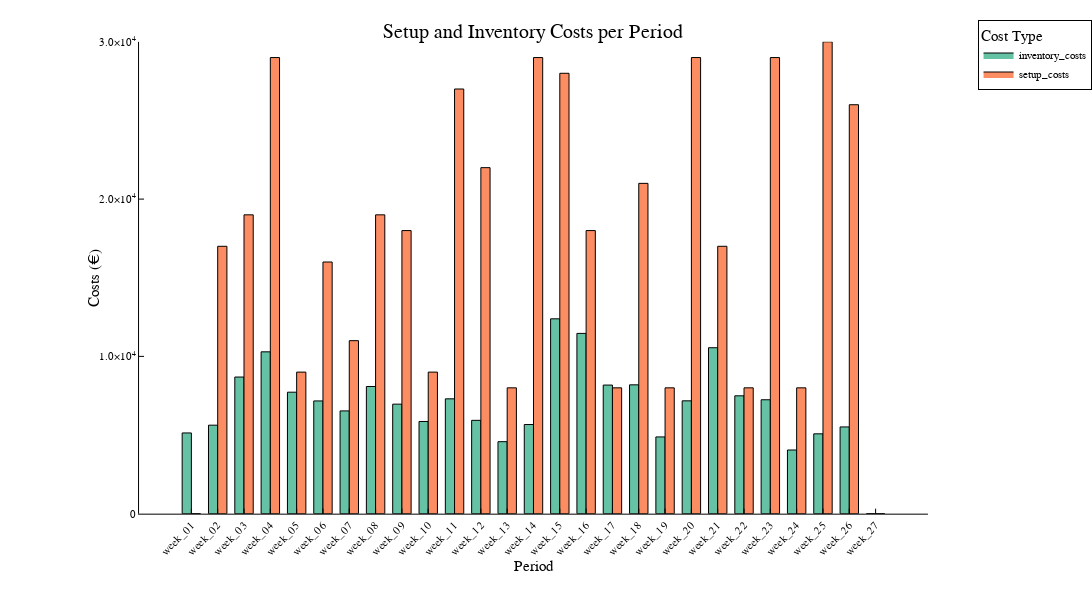

Here is the notebook cell this chart was saved with:
### Markdown cell above
The following code calls the setup and inventory costs plot.

### Code cell
stacked_costs = create_cost_results()
p = create_cost_plot(stacked_costs)

### Figure 1 — Plotly figure (JSON) as saved in the notebook; plotly's stock layout.template omitted (floating-point values rounded to 4 significant figures)
{"data": [{"fill": "tozeroy", "fillcolor": "rgba(102, 194, 165, 1.000)", "legendgroup": "inventory_costs", "line": {"color": "rgba(0, 0, 0, 1.000)", "dash": "solid", "width": 1}, "mode": "lines", "name": "inventory_costs", "showlegend": true, "type": "scatter", "x": [0.15, 0.15, 0.5, 0.5, 0.15], "xaxis": "x1", "y": [5132.0, 0, 0, 5132.0, 5132.0], "yaxis": "y1"}, {"fill": "tozeroy", "fillcolor": "rgba(102, 194, 165, 1.000)", "legendgroup": "inventory_costs", "line": {"color": "rgba(0, 0, 0, 1.000)", "dash": "solid", "width": 1}, "mode": "lines", "name": "inventory_costs", "showlegend": false, "type": "scatter", "x": [1.15, 1.15, 1.5, 1.5, 1.15], "xaxis": "x1", "y": [5626.0, 0, 0, 5626.0, 5626.0], "yaxis": "y1"}, {"fill": "tozeroy", "fillcolor": "rgba(102, 194, 165, 1.000)", "legendgroup": "inventory_costs", "line": {"color": "rgba(0, 0, 0, 1.000)", "dash": "solid", "width": 1}, "mode": "lines", "name": "inventory_costs", "showlegend": false, "type": "scatter", "x": [2.15, 2.15, 2.5, 2.5, 2.15], "xaxis": "x1", "y": [8687.0, 0, 0, 8687.0, 8687.0], "yaxis": "y1"}, {"fill": "tozeroy", "fillcolor": "rgba(102, 194, 165, 1.000)", "legendgroup": "inventory_costs", "line": {"color": "rgba(0, 0, 0, 1.000)", "dash": "solid", "width": 1}, "mode": "lines", "name": "inventory_costs", "showlegend": false, "type": "scatter", "x": [3.15, 3.15, 3.5, 3.5, 3.15], "xaxis": "x1", "y": [10290.0, 0, 0, 10290.0, 10290.0], "yaxis": "y1"}, {"fill": "tozeroy", "fillcolor": "rgba(102, 194, 165, 1.000)", "legendgroup": "inventory_costs", "line": {"color": "rgba(0, 0, 0, 1.000)", "dash": "solid", "width": 1}, "mode": "lines", "name": "inventory_costs", "showlegend": false, "type": "scatter", "x": [4.15, 4.15, 4.5, 4.5, 4.15], "xaxis": "x1", "y": [7724.0, 0, 0, 7724.0, 7724.0], "yaxis": "y1"}, {"fill": "tozeroy", "fillcolor": "rgba(102, 194, 165, 1.000)", "legendgroup": "inventory_costs", "line": {"color": "rgba(0, 0, 0, 1.000)", "dash": "solid", "width": 1}, "mode": "lines", "name": "inventory_costs", "showlegend": false, "type": "scatter", "x": [5.15, 5.15, 5.5, 5.5, 5.15], "xaxis": "x1", "y": [7169.0, 0, 0, 7169.0, 7169.0], "yaxis": "y1"}, {"fill": "tozeroy", "fillcolor": "rgba(102, 194, 165, 1.000)", "legendgroup": "inventory_costs", "line": {"color": "rgba(0, 0, 0, 1.000)", "dash": "solid", "width": 1}, "mode": "lines", "name": "inventory_costs", "showlegend": false, "type": "scatter", "x": [6.15, 6.15, 6.5, 6.5, 6.15], "xaxis": "x1", "y": [6534.0, 0, 0, 6534.0, 6534.0], "yaxis": "y1"}, {"fill": "tozeroy", "fillcolor": "rgba(102, 194, 165, 1.000)", "legendgroup": "inventory_costs", "line": {"color": "rgba(0, 0, 0, 1.000)", "dash": "solid", "width": 1}, "mode": "lines", "name": "inventory_costs", "showlegend": false, "type": "scatter", "x": [7.15, 7.15, 7.5, 7.5, 7.15], "xaxis": "x1", "y": [8086.0, 0, 0, 8086.0, 8086.0], "yaxis": "y1"}, {"fill": "tozeroy", "fillcolor": "rgba(102, 194, 165, 1.000)", "legendgroup": "inventory_costs", "line": {"color": "rgba(0, 0, 0, 1.000)", "dash": "solid", "width": 1}, "mode": "lines", "name": "inventory_costs", "showlegend": false, "type": "scatter", "x": [8.15, 8.15, 8.5, 8.5, 8.15], "xaxis": "x1", "y": [6964.0, 0, 0, 6964.0, 6964.0], "yaxis": "y1"}, {"fill": "tozeroy", "fillcolor": "rgba(102, 194, 165, 1.000)", "legendgroup": "inventory_costs", "line": {"color": "rgba(0, 0, 0, 1.000)", "dash": "solid", "width": 1}, "mode": "lines", "name": "inventory_costs", "showlegend": false, "type": "scatter", "x": [9.15, 9.15, 9.5, 9.5, 9.15], "xaxis": "x1", "y": [5862.0, 0, 0, 5862.0, 5862.0], "yaxis": "y1"}, {"fill": "tozeroy", "fillcolor": "rgba(102, 194, 165, 1.000)", "legendgroup": "inventory_costs", "line": {"color": "rgba(0, 0, 0, 1.000)", "dash": "solid", "width": 1}, "mode": "lines", "name": "inventory_costs", "showlegend": false, "type": "scatter", "x": [10.15, 10.15, 10.5, 10.5, 10.15], "xaxis": "x1", "y": [7301.0, 0, 0, 7301.0, 7301.0], "yaxis": "y1"}, {"fill": "tozeroy", "fillcolor": "rgba(102, 194, 165, 1.000)", "legendgroup": "inventory_costs", "line": {"color": "rgba(0, 0, 0, 1.000)", "dash": "solid", "width": 1}, "mode": "lines", "name": "inventory_costs", "showlegend": false, "type": "scatter", "x": [11.15, 11.15, 11.5, 11.5, 11.15], "xaxis": "x1", "y": [5934.0, 0, 0, 5934.0, 5934.0], "yaxis": "y1"}, {"fill": "tozeroy", "fillcolor": "rgba(102, 194, 165, 1.000)", "legendgroup": "inventory_costs", "line": {"color": "rgba(0, 0, 0, 1.000)", "dash": "solid", "width": 1}, "mode": "lines", "name": "inventory_costs", "showlegend": false, "type": "scatter", "x": [12.15, 12.15, 12.5, 12.5, 12.15], "xaxis": "x1", "y": [4577.0, 0, 0, 4577.0, 4577.0], "yaxis": "y1"}, {"fill": "tozeroy", "fillcolor": "rgba(102, 194, 165, 1.000)", "legendgroup": "inventory_costs", "line": {"color": "rgba(0, 0, 0, 1.000)", "dash": "solid", "width": 1}, "mode": "lines", "name": "inventory_costs", "showlegend": false, "type": "scatter", "x": [13.15, 13.15, 13.5, 13.5, 13.15], "xaxis": "x1", "y": [5668.0, 0, 0, 5668.0, 5668.0], "yaxis": "y1"}, {"fill": "tozeroy", "fillcolor": "rgba(102, 194, 165, 1.000)", "legendgroup": "inventory_costs", "line": {"color": "rgba(0, 0, 0, 1.000)", "dash": "solid", "width": 1}, "mode": "lines", "name": "inventory_costs", "showlegend": false, "type": "scatter", "x": [14.15, 14.15, 14.5, 14.5, 14.15], "xaxis": "x1", "y": [12390.0, 0, 0, 12390.0, 12390.0], "yaxis": "y1"}, {"fill": "tozeroy", "fillcolor": "rgba(102, 194, 165, 1.000)", "legendgroup": "inventory_costs", "line": {"color": "rgba(0, 0, 0, 1.000)", "dash": "solid", "width": 1}, "mode": "lines", "name": "inventory_costs", "showlegend": false, "type": "scatter", "x": [15.15, 15.15, 15.5, 15.5, 15.15], "xaxis": "x1", "y": [11460.0, 0, 0, 11460.0, 11460.0], "yaxis": "y1"}, {"fill": "tozeroy", "fillcolor": "rgba(102, 194, 165, 1.000)", "legendgroup": "inventory_costs", "line": {"color": "rgba(0, 0, 0, 1.000)", "dash": "solid", "width": 1}, "mode": "lines", "name": "inventory_costs", "showlegend": false, "type": "scatter", "x": [16.15, 16.15, 16.5, 16.5, 16.15], "xaxis": "x1", "y": [8176.0, 0, 0, 8176.0, 8176.0], "yaxis": "y1"}, {"fill": "tozeroy", "fillcolor": "rgba(102, 194, 165, 1.000)", "legendgroup": "inventory_costs", "line": {"color": "rgba(0, 0, 0, 1.000)", "dash": "solid", "width": 1}, "mode": "lines", "name": "inventory_costs", "showlegend": false, "type": "scatter", "x": [17.15, 17.15, 17.5, 17.5, 17.15], "xaxis": "x1", "y": [8191.0, 0, 0, 8191.0, 8191.0], "yaxis": "y1"}, {"fill": "tozeroy", "fillcolor": "rgba(102, 194, 165, 1.000)", "legendgroup": "inventory_costs", "line": {"color": "rgba(0, 0, 0, 1.000)", "dash": "solid", "width": 1}, "mode": "lines", "name": "inventory_costs", "showlegend": false, "type": "scatter", "x": [18.15, 18.15, 18.5, 18.5, 18.15], "xaxis": "x1", "y": [4879.0, 0, 0, 4879.0, 4879.0], "yaxis": "y1"}, {"fill": "tozeroy", "fillcolor": "rgba(102, 194, 165, 1.000)", "legendgroup": "inventory_costs", "line": {"color": "rgba(0, 0, 0, 1.000)", "dash": "solid", "width": 1}, "mode": "lines", "name": "inventory_costs", "showlegend": false, "type": "scatter", "x": [19.15, 19.15, 19.5, 19.5, 19.15], "xaxis": "x1", "y": [7174.0, 0, 0, 7174.0, 7174.0], "yaxis": "y1"}, {"fill": "tozeroy", "fillcolor": "rgba(102, 194, 165, 1.000)", "legendgroup": "inventory_costs", "line": {"color": "rgba(0, 0, 0, 1.000)", "dash": "solid", "width": 1}, "mode": "lines", "name": "inventory_costs", "showlegend": false, "type": "scatter", "x": [20.15, 20.15, 20.5, 20.5, 20.15], "xaxis": "x1", "y": [10550.0, 0, 0, 10550.0, 10550.0], "yaxis": "y1"}, {"fill": "tozeroy", "fillcolor": "rgba(102, 194, 165, 1.000)", "legendgroup": "inventory_costs", "line": {"color": "rgba(0, 0, 0, 1.000)", "dash": "solid", "width": 1}, "mode": "lines", "name": "inventory_costs", "showlegend": false, "type": "scatter", "x": [21.15, 21.15, 21.5, 21.5, 21.15], "xaxis": "x1", "y": [7494.0, 0, 0, 7494.0, 7494.0], "yaxis": "y1"}, {"fill": "tozeroy", "fillcolor": "rgba(102, 194, 165, 1.000)", "legendgroup": "inventory_costs", "line": {"color": "rgba(0, 0, 0, 1.000)", "dash": "solid", "width": 1}, "mode": "lines", "name": "inventory_costs", "showlegend": false, "type": "scatter", "x": [22.15, 22.15, 22.5, 22.5, 22.15], "xaxis": "x1", "y": [7243.0, 0, 0, 7243.0, 7243.0], "yaxis": "y1"}, {"fill": "tozeroy", "fillcolor": "rgba(102, 194, 165, 1.000)", "legendgroup": "inventory_costs", "line": {"color": "rgba(0, 0, 0, 1.000)", "dash": "solid", "width": 1}, "mode": "lines", "name": "inventory_costs", "showlegend": false, "type": "scatter", "x": [23.15, 23.15, 23.5, 23.5, 23.15], "xaxis": "x1", "y": [4047.0, 0, 0, 4047.0, 4047.0], "yaxis": "y1"}, {"fill": "tozeroy", "fillcolor": "rgba(102, 194, 165, 1.000)", "legendgroup": "inventory_costs", "line": {"color": "rgba(0, 0, 0, 1.000)", "dash": "solid", "width": 1}, "mode": "lines", "name": "inventory_costs", "showlegend": false, "type": "scatter", "x": [24.15, 24.15, 24.5, 24.5, 24.15], "xaxis": "x1", "y": [5075.0, 0, 0, 5075.0, 5075.0], "yaxis": "y1"}, {"fill": "tozeroy", "fillcolor": "rgba(102, 194, 165, 1.000)", "legendgroup": "inventory_costs", "line": {"color": "rgba(0, 0, 0, 1.000)", "dash": "solid", "width": 1}, "mode": "lines", "name": "inventory_costs", "showlegend": false, "type": "scatter", "x": [25.15, 25.15, 25.5, 25.5, 25.15], "xaxis": "x1", "y": [5515.0, 0, 0, 5515.0, 5515.0], "yaxis": "y1"}, {"fill": "tozeroy", "fillcolor": "rgba(102, 194, 165, 1.000)", "legendgroup": "inventory_costs", "line": {"color": "rgba(0, 0, 0, 1.000)", "dash": "solid", "width": 1}, "mode": "lines", "name": "inventory_costs", "showlegend": false, "type": "scatter", "x": [26.15, 26.15, 26.5, 26.5, 26.15], "xaxis": "x1", "y": [0, 0, 0, 0, 0], "yaxis": "y1"}, {"colorbar": {"len": 0.8426, "title": "", "x": 0.9967, "y": 0.5397}, "legendgroup": "inventory_costs", "marker": {"color": "rgba(102, 194, 165, 0.000)", "line": {"color": "rgba(0, 0, 0, 0.000)", "width": 1}, "size": 0, "symbol": "circle"}, "mode": "markers", "name": "inventory_costs", "showlegend": false, "type": "scatter", "x": [0.325, 1.325, 2.325, 3.325, 4.325, 5.325, 6.325, 7.325, 8.325, 9.325, 10.33, 11.33, 12.33, 13.33, 14.33, 15.33, 16.32, 17.32, 18.32, 19.32, 20.32, 21.32, 22.32, 23.32, 24.32, 25.32, 26.32], "xaxis": "x", "y": [5132.0, 5626.0, 8687.0, 10290.0, 7724.0, 7169.0, 6534.0, 8086.0, 6964.0, 5862.0, 7301.0, 5934.0, 4577.0, 5668.0, 12390.0, 11460.0, 8176.0, 8191.0, 4879.0, 7174.0, 10550.0, 7494.0, 7243.0, 4047.0, 5075.0, 5515.0, 0], "yaxis": "y"}, {"fill": "tozeroy", "fillcolor": "rgba(252, 141, 98, 1.000)", "legendgroup": "setup_costs", "line": {"color": "rgba(0, 0, 0, 1.000)", "dash": "solid", "width": 1}, "mode": "lines", "name": "setup_costs", "showlegend": true, "type": "scatter", "x": [0.5, 0.5, 0.85, 0.85, 0.5], "xaxis": "x1", "y": [0, 0, 0, 0, 0], "yaxis": "y1"}, {"fill": "tozeroy", "fillcolor": "rgba(252, 141, 98, 1.000)", "legendgroup": "setup_costs", "line": {"color": "rgba(0, 0, 0, 1.000)", "dash": "solid", "width": 1}, "mode": "lines", "name": "setup_costs", "showlegend": false, "type": "scatter", "x": [1.5, 1.5, 1.85, 1.85, 1.5], "xaxis": "x1", "y": [17000, 0, 0, 17000, 17000], "yaxis": "y1"}, {"fill": "tozeroy", "fillcolor": "rgba(252, 141, 98, 1.000)", "legendgroup": "setup_costs", "line": {"color": "rgba(0, 0, 0, 1.000)", "dash": "solid", "width": 1}, "mode": "lines", "name": "setup_costs", "showlegend": false, "type": "scatter", "x": [2.5, 2.5, 2.85, 2.85, 2.5], "xaxis": "x1", "y": [19000, 0, 0, 19000, 19000], "yaxis": "y1"}, {"fill": "tozeroy", "fillcolor": "rgba(252, 141, 98, 1.000)", "legendgroup": "setup_costs", "line": {"color": "rgba(0, 0, 0, 1.000)", "dash": "solid", "width": 1}, "mode": "lines", "name": "setup_costs", "showlegend": false, "type": "scatter", "x": [3.5, 3.5, 3.85, 3.85, 3.5], "xaxis": "x1", "y": [29000, 0, 0, 29000, 29000], "yaxis": "y1"}, {"fill": "tozeroy", "fillcolor": "rgba(252, 141, 98, 1.000)", "legendgroup": "setup_costs", "line": {"color": "rgba(0, 0, 0, 1.000)", "dash": "solid", "width": 1}, "mode": "lines", "name": "setup_costs", "showlegend": false, "type": "scatter", "x": [4.5, 4.5, 4.85, 4.85, 4.5], "xaxis": "x1", "y": [9000, 0, 0, 9000, 9000], "yaxis": "y1"}, {"fill": "tozeroy", "fillcolor": "rgba(252, 141, 98, 1.000)", "legendgroup": "setup_costs", "line": {"color": "rgba(0, 0, 0, 1.000)", "dash": "solid", "width": 1}, "mode": "lines", "name": "setup_costs", "showlegend": false, "type": "scatter", "x": [5.5, 5.5, 5.85, 5.85, 5.5], "xaxis": "x1", "y": [16000, 0, 0, 16000, 16000], "yaxis": "y1"}, {"fill": "tozeroy", "fillcolor": "rgba(252, 141, 98, 1.000)", "legendgroup": "setup_costs", "line": {"color": "rgba(0, 0, 0, 1.000)", "dash": "solid", "width": 1}, "mode": "lines", "name": "setup_costs", "showlegend": false, "type": "scatter", "x": [6.5, 6.5, 6.85, 6.85, 6.5], "xaxis": "x1", "y": [11000, 0, 0, 11000, 11000], "yaxis": "y1"}, {"fill": "tozeroy", "fillcolor": "rgba(252, 141, 98, 1.000)", "legendgroup": "setup_costs", "line": {"color": "rgba(0, 0, 0, 1.000)", "dash": "solid", "width": 1}, "mode": "lines", "name": "setup_costs", "showlegend": false, "type": "scatter", "x": [7.5, 7.5, 7.85, 7.85, 7.5], "xaxis": "x1", "y": [19000, 0, 0, 19000, 19000], "yaxis": "y1"}, {"fill": "tozeroy", "fillcolor": "rgba(252, 141, 98, 1.000)", "legendgroup": "setup_costs", "line": {"color": "rgba(0, 0, 0, 1.000)", "dash": "solid", "width": 1}, "mode": "lines", "name": "setup_costs", "showlegend": false, "type": "scatter", "x": [8.5, 8.5, 8.85, 8.85, 8.5], "xaxis": "x1", "y": [18000, 0, 0, 18000, 18000], "yaxis": "y1"}, {"fill": "tozeroy", "fillcolor": "rgba(252, 141, 98, 1.000)", "legendgroup": "setup_costs", "line": {"color": "rgba(0, 0, 0, 1.000)", "dash": "solid", "width": 1}, "mode": "lines", "name": "setup_costs", "showlegend": false, "type": "scatter", "x": [9.5, 9.5, 9.85, 9.85, 9.5], "xaxis": "x1", "y": [9000, 0, 0, 9000, 9000], "yaxis": "y1"}, {"fill": "tozeroy", "fillcolor": "rgba(252, 141, 98, 1.000)", "legendgroup": "setup_costs", "line": {"color": "rgba(0, 0, 0, 1.000)", "dash": "solid", "width": 1}, "mode": "lines", "name": "setup_costs", "showlegend": false, "type": "scatter", "x": [10.5, 10.5, 10.85, 10.85, 10.5], "xaxis": "x1", "y": [27000, 0, 0, 27000, 27000], "yaxis": "y1"}, {"fill": "tozeroy", "fillcolor": "rgba(252, 141, 98, 1.000)", "legendgroup": "setup_costs", "line": {"color": "rgba(0, 0, 0, 1.000)", "dash": "solid", "width": 1}, "mode": "lines", "name": "setup_costs", "showlegend": false, "type": "scatter", "x": [11.5, 11.5, 11.85, 11.85, 11.5], "xaxis": "x1", "y": [22000, 0, 0, 22000, 22000], "yaxis": "y1"}, {"fill": "tozeroy", "fillcolor": "rgba(252, 141, 98, 1.000)", "legendgroup": "setup_costs", "line": {"color": "rgba(0, 0, 0, 1.000)", "dash": "solid", "width": 1}, "mode": "lines", "name": "setup_costs", "showlegend": false, "type": "scatter", "x": [12.5, 12.5, 12.85, 12.85, 12.5], "xaxis": "x1", "y": [8000, 0, 0, 8000, 8000], "yaxis": "y1"}, {"fill": "tozeroy", "fillcolor": "rgba(252, 141, 98, 1.000)", "legendgroup": "setup_costs", "line": {"color": "rgba(0, 0, 0, 1.000)", "dash": "solid", "width": 1}, "mode": "lines", "name": "setup_costs", "showlegend": false, "type": "scatter", "x": [13.5, 13.5, 13.85, 13.85, 13.5], "xaxis": "x1", "y": [29000, 0, 0, 29000, 29000], "yaxis": "y1"}, {"fill": "tozeroy", "fillcolor": "rgba(252, 141, 98, 1.000)", "legendgroup": "setup_costs", "line": {"color": "rgba(0, 0, 0, 1.000)", "dash": "solid", "width": 1}, "mode": "lines", "name": "setup_costs", "showlegend": false, "type": "scatter", "x": [14.5, 14.5, 14.85, 14.85, 14.5], "xaxis": "x1", "y": [28000, 0, 0, 28000, 28000], "yaxis": "y1"}, {"fill": "tozeroy", "fillcolor": "rgba(252, 141, 98, 1.000)", "legendgroup": "setup_costs", "line": {"color": "rgba(0, 0, 0, 1.000)", "dash": "solid", "width": 1}, "mode": "lines", "name": "setup_costs", "showlegend": false, "type": "scatter", "x": [15.5, 15.5, 15.85, 15.85, 15.5], "xaxis": "x1", "y": [18000, 0, 0, 18000, 18000], "yaxis": "y1"}, {"fill": "tozeroy", "fillcolor": "rgba(252, 141, 98, 1.000)", "legendgroup": "setup_costs", "line": {"color": "rgba(0, 0, 0, 1.000)", "dash": "solid", "width": 1}, "mode": "lines", "name": "setup_costs", "showlegend": false, "type": "scatter", "x": [16.5, 16.5, 16.85, 16.85, 16.5], "xaxis": "x1", "y": [8000, 0, 0, 8000, 8000], "yaxis": "y1"}, {"fill": "tozeroy", "fillcolor": "rgba(252, 141, 98, 1.000)", "legendgroup": "setup_costs", "line": {"color": "rgba(0, 0, 0, 1.000)", "dash": "solid", "width": 1}, "mode": "lines", "name": "setup_costs", "showlegend": false, "type": "scatter", "x": [17.5, 17.5, 17.85, 17.85, 17.5], "xaxis": "x1", "y": [21000, 0, 0, 21000, 21000], "yaxis": "y1"}, {"fill": "tozeroy", "fillcolor": "rgba(252, 141, 98, 1.000)", "legendgroup": "setup_costs", "line": {"color": "rgba(0, 0, 0, 1.000)", "dash": "solid", "width": 1}, "mode": "lines", "name": "setup_costs", "showlegend": false, "type": "scatter", "x": [18.5, 18.5, 18.85, 18.85, 18.5], "xaxis": "x1", "y": [8000, 0, 0, 8000, 8000], "yaxis": "y1"}, {"fill": "tozeroy", "fillcolor": "rgba(252, 141, 98, 1.000)", "legendgroup": "setup_costs", "line": {"color": "rgba(0, 0, 0, 1.000)", "dash": "solid", "width": 1}, "mode": "lines", "name": "setup_costs", "showlegend": false, "type": "scatter", "x": [19.5, 19.5, 19.85, 19.85, 19.5], "xaxis": "x1", "y": [29000, 0, 0, 29000, 29000], "yaxis": "y1"}, {"fill": "tozeroy", "fillcolor": "rgba(252, 141, 98, 1.000)", "legendgroup": "setup_costs", "line": {"color": "rgba(0, 0, 0, 1.000)", "dash": "solid", "width": 1}, "mode": "lines", "name": "setup_costs", "showlegend": false, "type": "scatter", "x": [20.5, 20.5, 20.85, 20.85, 20.5], "xaxis": "x1", "y": [17000, 0, 0, 17000, 17000], "yaxis": "y1"}, {"fill": "tozeroy", "fillcolor": "rgba(252, 141, 98, 1.000)", "legendgroup": "setup_costs", "line": {"color": "rgba(0, 0, 0, 1.000)", "dash": "solid", "width": 1}, "mode": "lines", "name": "setup_costs", "showlegend": false, "type": "scatter", "x": [21.5, 21.5, 21.85, 21.85, 21.5], "xaxis": "x1", "y": [8000, 0, 0, 8000, 8000], "yaxis": "y1"}, {"fill": "tozeroy", "fillcolor": "rgba(252, 141, 98, 1.000)", "legendgroup": "setup_costs", "line": {"color": "rgba(0, 0, 0, 1.000)", "dash": "solid", "width": 1}, "mode": "lines", "name": "setup_costs", "showlegend": false, "type": "scatter", "x": [22.5, 22.5, 22.85, 22.85, 22.5], "xaxis": "x1", "y": [29000, 0, 0, 29000, 29000], "yaxis": "y1"}, {"fill": "tozeroy", "fillcolor": "rgba(252, 141, 98, 1.000)", "legendgroup": "setup_costs", "line": {"color": "rgba(0, 0, 0, 1.000)", "dash": "solid", "width": 1}, "mode": "lines", "name": "setup_costs", "showlegend": false, "type": "scatter", "x": [23.5, 23.5, 23.85, 23.85, 23.5], "xaxis": "x1", "y": [8000, 0, 0, 8000, 8000], "yaxis": "y1"}, {"fill": "tozeroy", "fillcolor": "rgba(252, 141, 98, 1.000)", "legendgroup": "setup_costs", "line": {"color": "rgba(0, 0, 0, 1.000)", "dash": "solid", "width": 1}, "mode": "lines", "name": "setup_costs", "showlegend": false, "type": "scatter", "x": [24.5, 24.5, 24.85, 24.85, 24.5], "xaxis": "x1", "y": [30000, 0, 0, 30000, 30000], "yaxis": "y1"}, {"fill": "tozeroy", "fillcolor": "rgba(252, 141, 98, 1.000)", "legendgroup": "setup_costs", "line": {"color": "rgba(0, 0, 0, 1.000)", "dash": "solid", "width": 1}, "mode": "lines", "name": "setup_costs", "showlegend": false, "type": "scatter", "x": [25.5, 25.5, 25.85, 25.85, 25.5], "xaxis": "x1", "y": [26000, 0, 0, 26000, 26000], "yaxis": "y1"}, {"fill": "tozeroy", "fillcolor": "rgba(252, 141, 98, 1.000)", "legendgroup": "setup_costs", "line": {"color": "rgba(0, 0, 0, 1.000)", "dash": "solid", "width": 1}, "mode": "lines", "name": "setup_costs", "showlegend": false, "type": "scatter", "x": [26.5, 26.5, 26.85, 26.85, 26.5], "xaxis": "x1", "y": [0, 0, 0, 0, 0], "yaxis": "y1"}, {"colorbar": {"len": 0.8426, "title": "", "x": 0.9967, "y": 0.5397}, "legendgroup": "setup_costs", "marker": {"color": "rgba(252, 141, 98, 0.000)", "line": {"color": "rgba(0, 0, 0, 0.000)", "width": 1}, "size": 0, "symbol": "circle"}, "mode": "markers", "name": "setup_costs", "showlegend": false, "type": "scatter", "x": [0.675, 1.675, 2.675, 3.675, 4.675, 5.675, 6.675, 7.675, 8.675, 9.675, 10.68, 11.68, 12.68, 13.68, 14.68, 15.68, 16.68, 17.68, 18.68, 19.68, 20.68, 21.68, 22.68, 23.68, 24.68, 25.68, 26.68], "xaxis": "x", "y": [0, 17000, 19000, 29000, 9000, 16000, 11000, 19000, 18000, 9000, 27000, 22000, 8000, 29000, 28000, 18000, 8000, 21000, 8000, 29000, 17000, 8000, 29000, 8000, 30000, 26000, 0], "yaxis": "y"}], "layout": {"annotations": [{"font": {"color": "rgba(0, 0, 0, 1.000)", "family": "sans-serif", "size": 20}, "rotation": 0, "showarrow": false, "text": "Setup and Inventory Costs per Period", "x": 0.573, "xanchor": "center", "xref": "paper", "y": 1, "yanchor": "top", "yref": "paper"}], "height": 600, "legend": {"bgcolor": "rgba(255, 255, 255, 1.000)", "bordercolor": "rgba(0, 0, 0, 1.000)", "borderwidth": 1, "font": {"color": "rgba(0, 0, 0, 1.000)", "family": "sans-serif", "size": 11}, "title": {"font": {"color": "rgba(0, 0, 0, 1.000)", "family": "sans-serif", "size": 15}, "text": "Cost Type"}, "tracegroupgap": 0, "traceorder": "normal", "x": 1.05, "xanchor": "upper", "y": 1, "yanchor": "right"}, "margin": {"b": 20, "l": 0, "r": 0, "t": 20}, "paper_bgcolor": "rgba(255, 255, 255, 1.000)", "plot_bgcolor": "rgba(255, 255, 255, 1.000)", "showlegend": true, "width": 1200, "xaxis": {"anchor": "y", "domain": [0.1493, 0.9967], "gridcolor": "rgba(0, 0, 0, 0.100)", "gridwidth": 0.5, "linecolor": "rgba(0, 0, 0, 1.000)", "mirror": false, "range": [-1.489, 28.49], "showgrid": false, "showline": true, "showticklabels": true, "tickangle": -45, "tickcolor": "rgb(0, 0, 0)", "tickfont": {"color": "rgba(0, 0, 0, 1.000)", "family": "sans-serif", "size": 11}, "tickmode": "array", "ticks": "inside", "ticktext": ["week_01", "week_02", "week_03", "week_04", "week_05", "week_06", "week_07", "week_08", "week_09", "week_10", "week_11", "week_12", "week_13", "week_14", "week_15", "week_16", "week_17", "week_18", "week_19", "week_20", "week_21", "week_22", "week_23", "week_24", "week_25", "week_26", "week_27"], "tickvals": [0.5, 1.5, 2.5, 3.5, 4.5, 5.5, 6.5, 7.5, 8.5, 9.5, 10.5, 11.5, 12.5, 13.5, 14.5, 15.5, 16.5, 17.5, 18.5, 19.5, 20.5, 21.5, 22.5, 23.5, 24.5, 25.5, 26.5], "title": "Period", "titlefont": {"color": "rgba(0, 0, 0, 1.000)", "family": "sans-serif", "size": 15}, "type": "-", "visible": true, "zeroline": false, "zerolinecolor": "rgba(0, 0, 0, 1.000)"}, "yaxis": {"anchor": "x", "domain": [0.1184, 0.961], "gridcolor": "rgba(0, 0, 0, 0.100)", "gridwidth": 0.5, "linecolor": "rgba(0, 0, 0, 1.000)", "mirror": false, "range": [0, 30000], "showgrid": false, "showline": true, "showticklabels": true, "tickangle": 0, "tickcolor": "rgb(0, 0, 0)", "tickfont": {"color": "rgba(0, 0, 0, 1.000)", "family": "sans-serif", "size": 11}, "tickmode": "array", "ticks": "inside", "ticktext": ["0", "1.0×10<sup>4</sup>", "2.0×10<sup>4</sup>", "3.0×10<sup>4</sup>"], "tickvals": [0, 10000, 20000, 30000], "title": "Costs (€)", "titlefont": {"color": "rgba(0, 0, 0, 1.000)", "family": "sans-serif", "size": 15}, "type": "-", "visible": true, "zeroline": false, "zerolinecolor": "rgba(0, 0, 0, 1.000)"}}}
